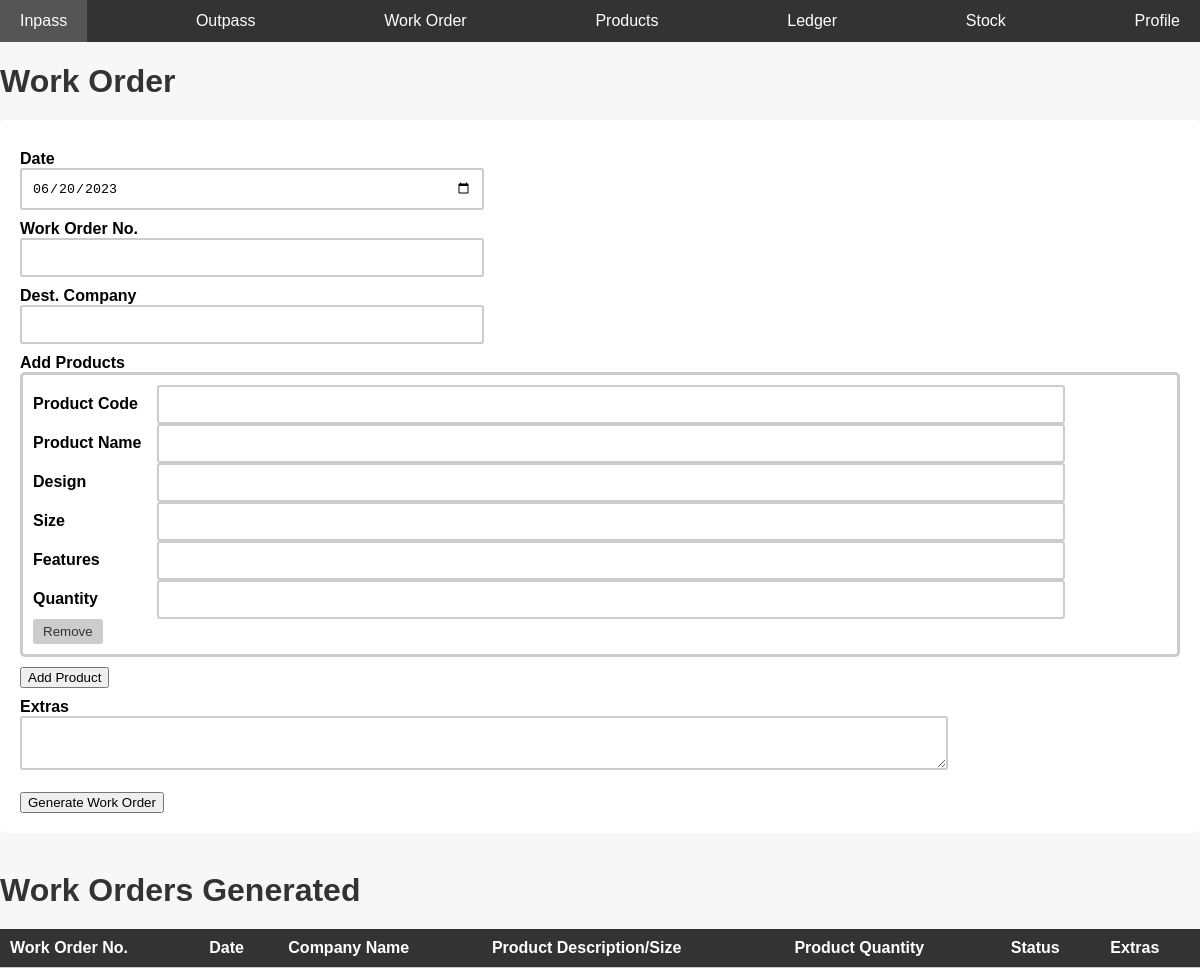
Page /workorder.php on the earlier database version.
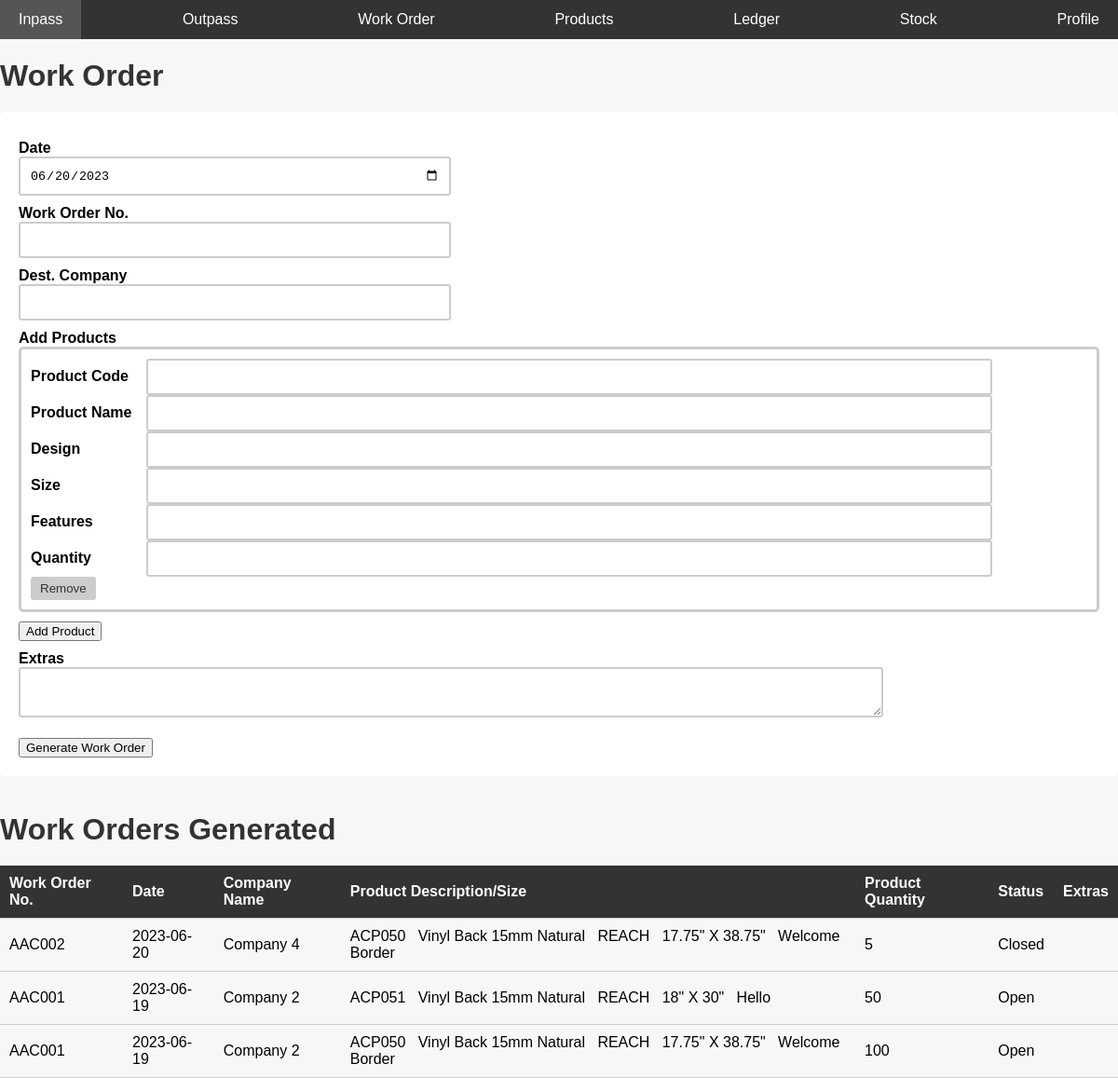
Same page on the later database version.
### tables this page shows
CREATE TABLE IF NOT EXISTS `work_orders` (
  `id` int NOT NULL AUTO_INCREMENT,
  `date` date NOT NULL,
  `work_order_no` varchar(25) NOT NULL,
  `company` varchar(50) NOT NULL,
  `extras` varchar(50) NOT NULL,
  `status` varchar(20) NOT NULL DEFAULT 'Open',
  PRIMARY KEY (`id`)
);

CREATE TABLE IF NOT EXISTS `work_order_products` (
  `work_order_no` varchar(25) NOT NULL,
  `code` varchar(25) NOT NULL,
  `name` varchar(50) NOT NULL,
  `design` varchar(50) NOT NULL,
  `size` varchar(25) NOT NULL,
  `features` varchar(50) NOT NULL,
  `qty` int NOT NULL
);

### workorder.php (the view, shortened to what this page needs)
<?php
include 'conn.php';
include 'nav.php';
?>
<?php
$sql4 = "select * from work_orders,work_order_products where work_orders.work_order_no = work_order_products.work_order_no order by date desc";
$retval3 = mysqli_query($conn, $sql4);
?>
<html>
<link rel="stylesheet" href="css/inpass.css">
<body>
    <h1>Work Order</h1>
    <form name='work_orders' method="POST">
        <label>Date</label>
        <input type="date" id='date' name='date'> <br>
        <label>Work Order No.</label>
        <input type="text" name='work_order_no'> <br>
        <label>Dest. Company</label>
        <input list='companylist' type="text" name='company_name'>
         <br>
        <label>Add Products</label>
        <div id='product_fields'>
        </div>
        <button type="button" id="add_product_field">Add Product</button> <br>
        <label>Extras</label>
        <textarea name='extras'></textarea> <br> <br>
        <button type="submit" name="work_orders">Generate Work Order</button>
    </form> <br>
<div>
<h1>Work Orders Generated</h1>
<table style="border-spacing: 30px;">
    <thead>
        <th>
            Work Order No.
        </th>
        <th>
            Date
        </th>
        <th>
            Company Name
        </th>
        <th>
            Product Description/Size
        </th>
        <th>
            Product Quantity
        </th>
        <th>
            Status
        </th>
        <th>
            Extras
        </th>
    </thead>
    <tbody>
        <tr>
            <?php
            while ($row = $retval3->fetch_assoc()) {
                if (!empty($row)) {
                    echo "
            <tr>
            <td>
            {$row['work_order_no']}
            </td>
            <td>
            {$row['date']}
            </td>
            <td>
            {$row['company']}
            </td>
            <td>
            {$row['code']}
            &nbsp;
            {$row['name']}
            &nbsp;
            {$row['design']}
            &nbsp;
            {$row['size']}
            &nbsp;
            {$row['features']}
            </td>
            <td>
            {$row['qty']}
            </td>
            <td>
            {$row['status']}
            </td>
            <td>
            {$row['extras']}
            </td>
            </tr>
            ";
                }
            }
            ?>
        </tr>
    </tbody>
</table>
</div>
</body>
</html>

Differences in the rows shown:
added work_orders: work_order_products.work_order_no "AAC002", date "2023-06-20", company "Company 4", work_order_products.code "ACP050", work_order_products.name "Vinyl Back 15mm Natural", work_order_products.design "REACH", work_order_products.size "17.75\" X 38.75\"", work_order_products.features "Welcome Border", work_order_products.qty "5", status "Closed"
added work_orders: work_order_products.work_order_no "AAC001", date "2023-06-19", company "Company 2", work_order_products.code "ACP051", work_order_products.name "Vinyl Back 15mm Natural", work_order_products.design "REACH", work_order_products.size "18\" X 30\"", work_order_products.features "Hello", work_order_products.qty "50", status "Open", work_order_products.code "ACP050", work_order_products.size "17.75\" X 38.75\"", work_order_products.features "Welcome Border", work_order_products.qty "100"
